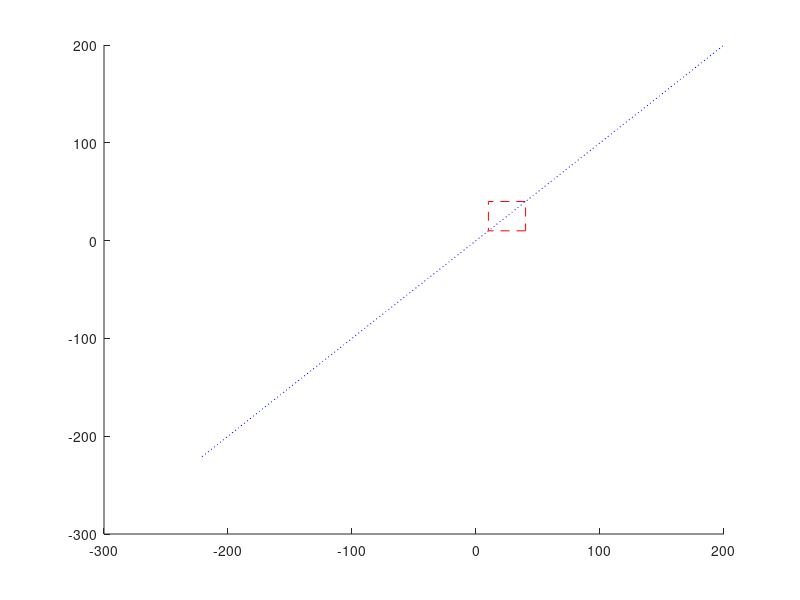

Write MATLAB code to recreate this figure.
%{
Josh Tozer & Nathan Willson
CS 2300 002
Project 2
Fri Oct 11, 2019 at 11:59 pm
This assignment will use a file that contains target box lower left coordinate, 
target box size, and information describing a line in parametric form. Using this 
information, we will plot the line using character output and will create a target
box from the implicit form of the line. We will do this graphically.
%}

%Outputs name and assignment number.
disp('Josh Tozer & Nathan Willson')
disp('Project 2')

%Gets the numbers from the text file and saves the target box lower left coordinate, 
%target box size, and information describing a line in parametric form.
data = dlmread('line3.txt');
target_box = data(1:2);
box_size = data(3);
point = data(4:5);
vec = data(6:7);

%Uses the parametric equation of a line to display the line to the user.
hold on;
t =linspace(-box_size/2, box_size/2);
v = point(1) + t * vec(1);
w = point(2) + t * vec(2);
plot(v,w, 'Color', 'b', 'LineStyle', ':');

%Creates a rectangle that displays the target box.
rectangle('Position',[target_box(1), target_box(2), box_size, box_size], 'EdgeColor','r', 'LineStyle','--');
